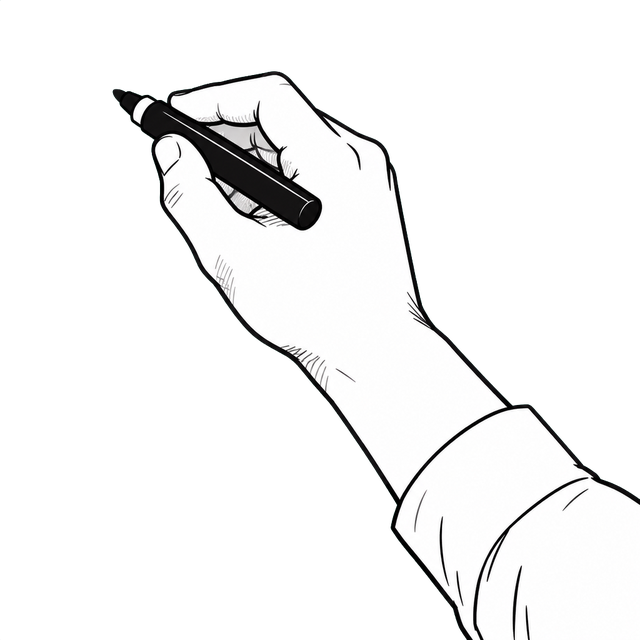
#> input picture skills/art-motion/scripts/engine/reference_films/spacex/spacex_wb/assets/hand_1.png, 640 x 640 px, given in place of hand_raw_1.png, which was not available
$ python make_hand.py
#> lines starting #> are read from the running program, lines starting #| are printed output that depends on the picture; after the words box and inside, x2 and y2 are one past the last pixel; in counts of white or black regions, pixels touching at a corner belong together
# Three pen-holding hand poses: hand_raw_N.png (generated by gpt-image on a green screen; 2 and 3 use 1 as the reference) -> hand_N.png (green removed, 1024 coordinates kept, scaled to 640)
# and measure: the pen tip, where the sleeve leaves the frame (upper point U / lower point L), and the sleeve direction d (all in 1024 coordinates) -> printed as a JS constant to paste into HANDS in common.js.
# Usage: python3 make_hand.py
import json, numpy as np
from PIL import Image
TIPDIR = {1: (1, 1), 2: (1, 0.3), 3: (0.5, 1)}   # which way the pen tip points furthest: take the opaque pixel with the smallest x*a+y*b
out = {}
for n in (1, 2, 3):
    im = np.asarray(Image.open(f'hand_raw_{n}.png').convert('RGB').resize((1024, 1024))).astype(np.float32); r, g, b = im[..., 0], im[..., 1], im[..., 2]
#> after `im = np.asarray(Image.open(f'hand_raw_{n}.png').convert('RGB').resize(`:
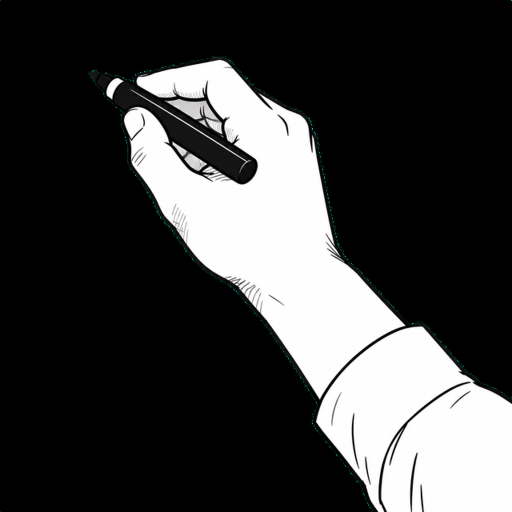
#> im: shape (1024, 1024, 3) float32 (shown at 1/2 size); mean R, G, B 62.7, 62.8, 62.8
    spill = g - np.maximum(r, b); al = 1 - np.clip((spill - 30) / 70, 0, 1)
#> after `al = 1 - np.clip((spill - 30) / 70, 0, 1)`:
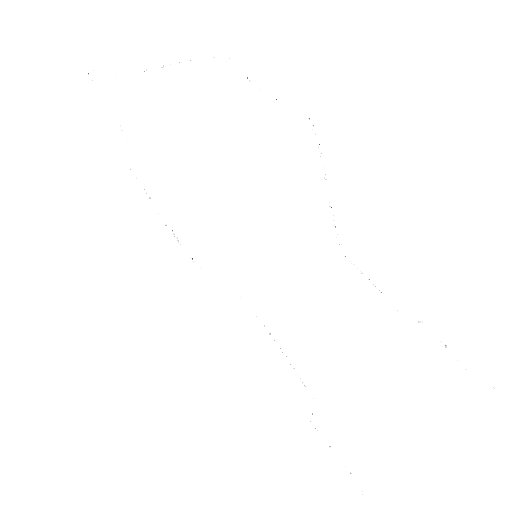
#> al: shape (1024, 1024) float32 (shown at 1/2 size); min 0, max 1, mean 1
    g2 = np.where(spill > 0, np.minimum(g, np.maximum(r, b) + 0.25 * np.clip(spill, 0, 30)), g)
    Image.fromarray(np.dstack([r, g2, b, al * 255]).clip(0, 255).astype(np.uint8), 'RGBA').resize((640, 640), Image.LANCZOS).save(f'hand_{n}.png', optimize=True)
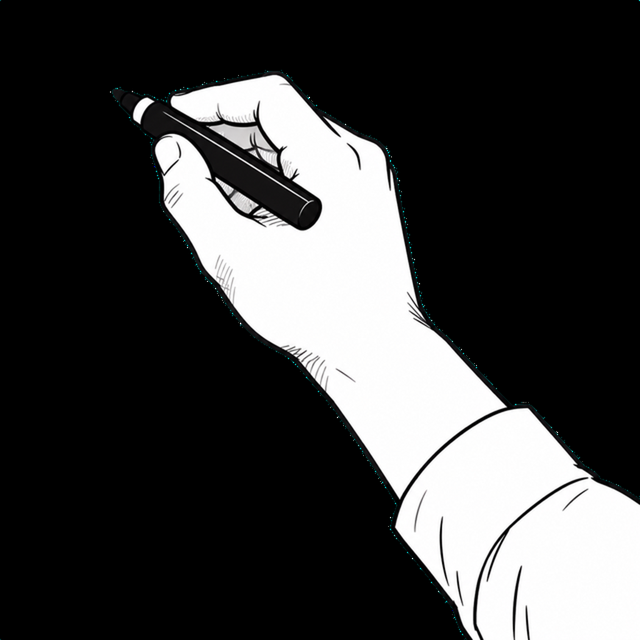
#> saved as hand_1.png: PIL image 640x640 RGBA; mean R, G, B, A 62.6, 62.7, 62.7, 255; transparent parts drawn white
    a = al > 0.5; ys, xs = np.where(a); A, B = TIPDIR[n]; i = np.argmin(xs * A + ys * B); tip = [int(xs[i]), int(ys[i])]
#> after `a = al > 0.5`: a: shape (1024, 1024) bool; 100% white; black in thin lines or dots, all inside (x1, y1, x2, y2) = (176, 120, 893, 947)
#> after `i = np.argmin(xs * A + ys * B)`: i = 0
#> after `tip = [int(xs[i]), int(ys[i])]`: tip = [0, 0]
    ry = np.where(a[:, 1023])[0]; bx = np.where(a[1023])[0]
#> after `ry = np.where(a[:, 1023])[0]`: ry = 1024 values from 0 to 1023
#> after `bx = np.where(a[1023])[0]`: bx = 1024 values from 0 to 1023
    U = [1023, int(ry.min())]; L = [int(bx.min()), 1023] if len(bx) else [1023, int(ry.max())]
#> after `U = [1023, int(ry.min())]`: U = [1023, 0]
#> after `L = [int(bx.min()), 1023] if len(bx) else [1023, int(ry.max())]`: L = [0, 1023]
    cols = range(840, 1024, 8); tops = [(x, np.where(a[:, x])[0].min()) for x in cols if a[:, x].any()]
#> after `tops = [(x, np.where(a[:, x])[0].min()) for x in cols if a[:, x].any()`: tops = [(840, 0), (848, 0), (856, 0), (864, 0), (872, 0), (880, 0), (888, 0), (896, 0), (904, 0), (912, 0), (920, 0), (928, 0), (936, 0), (944, 0), (952, 0), (960, 0), (968, 0), (976, 0), (984, 0), (992, 0), (1000, 0), (1008, 0), (1016, 0)]
    k = np.polyfit([p[0] for p in tops], [p[1] for p in tops], 1)[0]; d = np.array([1, k]); d = (d / np.linalg.norm(d)).round(3).tolist()
#> after `k = np.polyfit([p[0] for p in tops], [p[1] for p in tops], 1)[0]`: k = 0
#> after `d = np.array([1, k])`: d = [1, 0]
    out[n] = {'tip': tip, 'U': U, 'L': L, 'd': d}
#> pass 2 of the loop `for n in (1, 2, 3):`:
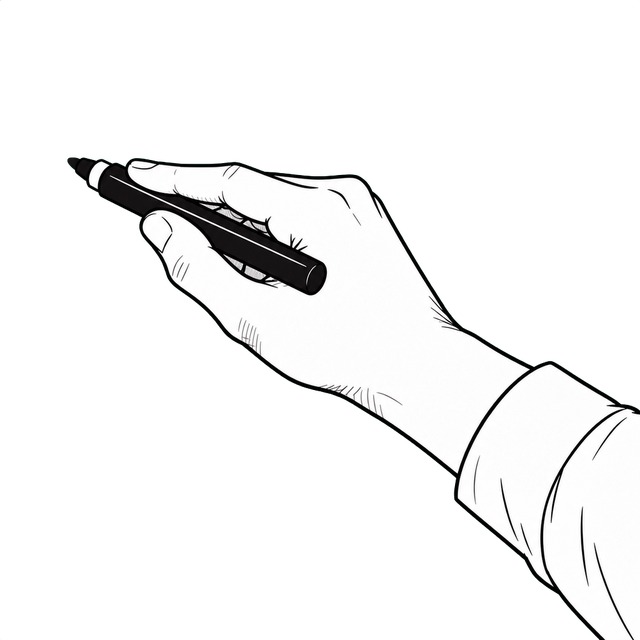
#> input picture skills/art-motion/scripts/engine/reference_films/spacex/spacex_wb/assets/hand_2.png, 640 x 640 px, given in place of hand_raw_2.png, which was not available
#> `Image.fromarray(np.dstack([r, g2, b, al * 255]).clip(0, 255).astype(np..`:
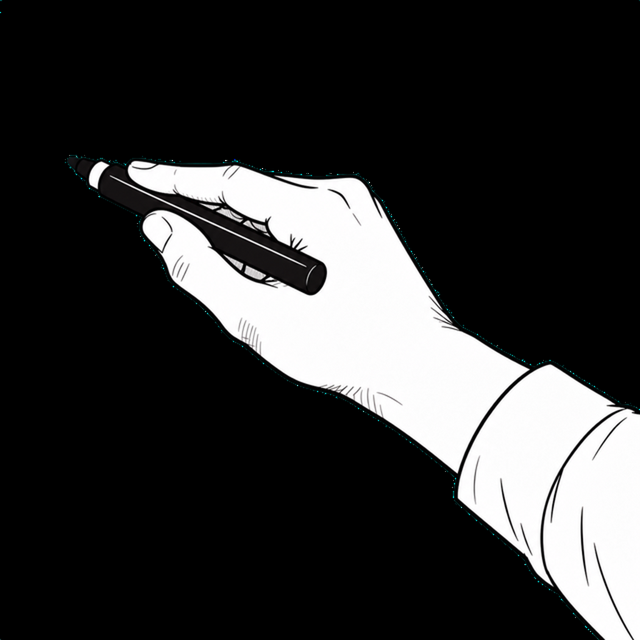
#> saved as hand_2.png: PIL image 640x640 RGBA; mean R, G, B, A 52, 52, 52.1, 255; transparent parts drawn white
#> `a = al > 0.5`:
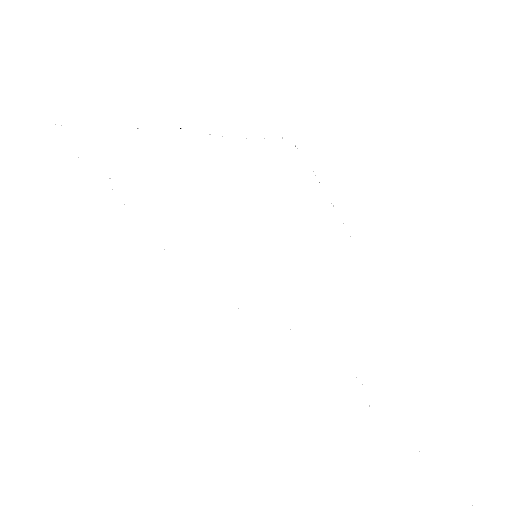
#> a: shape (1024, 1024) bool (shown at 1/2 size); 100% white; black in thin lines or dots, all inside (x1, y1, x2, y2) = (111, 248, 945, 1011)
print(json.dumps(out))
#| {"1": {"tip": [0, 0], "U": [1023, 0], "L": [0, 1023], "d": [1.0, 0.0]}, "2": {"tip": [0, 0], "U": [1023, 0], "L": [0, 1023], "d": [1.0, 0.0]}, "3": {"tip": [0, 0], "U": [1023, 0], "L": [0, 1023], "d": [1.0, 0.0]}}
